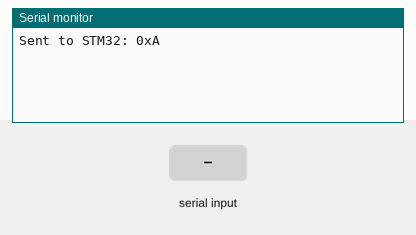
Bench run of a sketch on a simulated Arduino Mega 2560, built with avr-gcc and run on an emulated ATmega2560. On the bench: the last lines printed to the serial monitor. The inputs (shaded band) are chosen by the test bench.

Above: at 2.0 s.
2.1 s: "1" received over the second serial link
At 3.4 s:
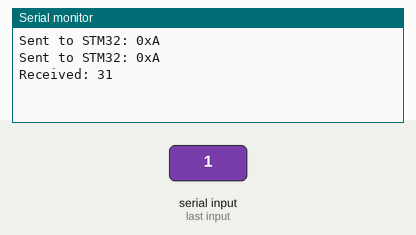
4.5 s: "0" received over the second serial link
At 5.8 s:
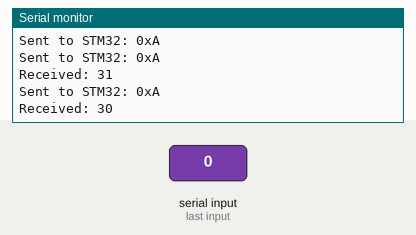
6.0 s: "2" received over the second serial link
At 7.7 s:
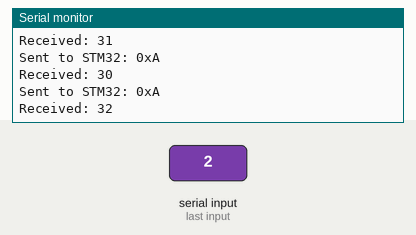

The sketch:

UART_DUPLEX_COMMUNICATION.ino
```cpp
uint8_t txByte = 0xA;
void setup() {
  Serial.begin(9600);      // For PC Serial Monitor
  Serial1.begin(115200);   // Match STM32 baud rate
}

void loop() {
   Serial1.write(txByte);     // Send to STM32
  Serial.print("Sent to STM32: 0x");
  Serial.println(txByte, HEX);  // Print HEX value to monitor


  delay(1000);
  if (Serial1.available()) {
    uint8_t data = Serial1.read();  // Read byte from STM32
    Serial.print("Received: ");
    Serial.println(data,HEX);           // Should print: 99 every second
  }
  delay(1000);
}
```

Measured:
- after the input at 2.1 s, the serial monitor: prints a new line after 0.90 s (image 1)
- after the input at 4.5 s, the serial monitor: prints a new line after 0.50 s (image 2)
- after the input at 6.0 s, the serial monitor: prints a new line after 1.0 s (image 3)
